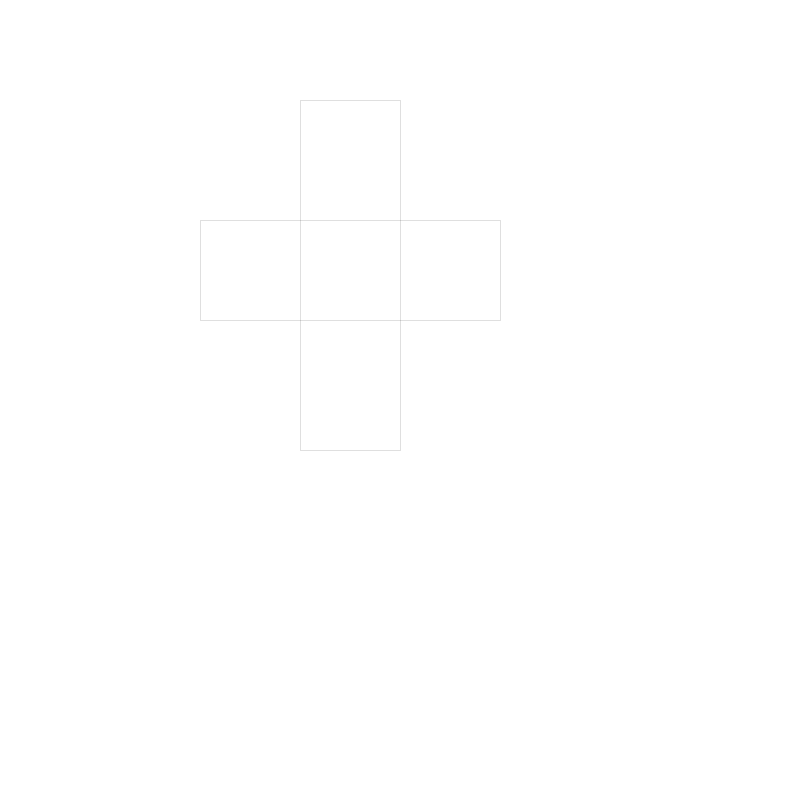
Frame 1 (no input)
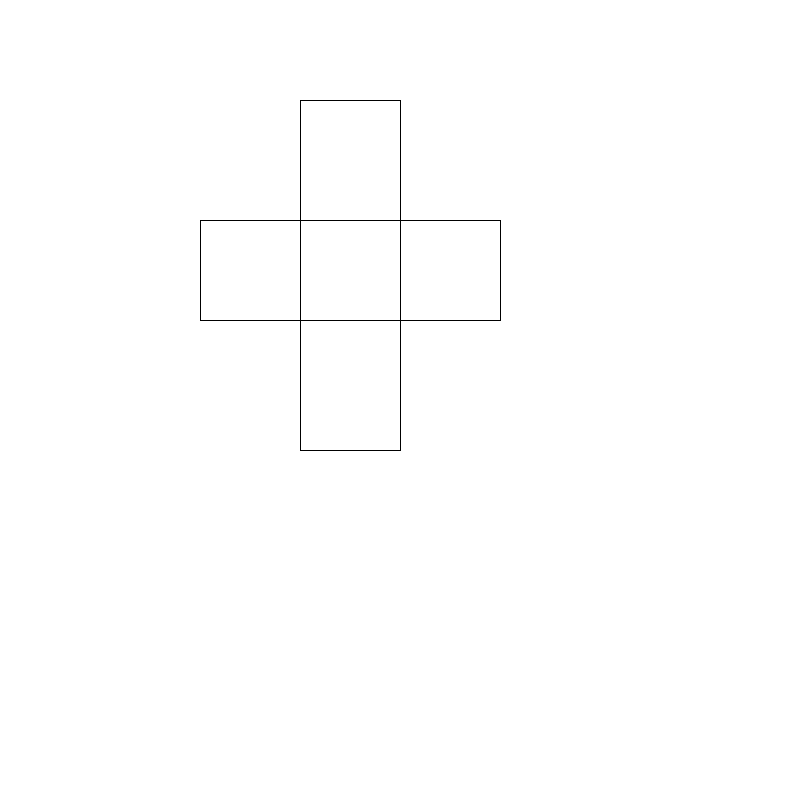
Frame 60 (the mouse pressed at the canvas centre just before this capture)
Frame 120 (the mouse held since frame 60 and released just before this capture): identical to frame 60, image omitted

The Processing sketch that drew these frames (run headless with seeded random() and noise(); from frame 60 on, the mouse is pressed at the canvas centre):

// Processing sketch: processing_56662
// ── processing_56662.pde

int h1;
int w1;
int x1;
int y1;
int sw;
int h;
int w;
int x;
int y;

void setup (){
  size (800, 800);
  background (255);
h1 = 350;
w1 = 100;
x1 = 300;
y1 = 100;

h = 300;
w = 100;
x = 200;
y = 220;
}
void draw (){
  stroke (0);
  strokeWeight (sw);
  line (x1+w1,y1,x1+w1,y1 +h1);   
  line (x1,y1+h1,x1+w1,y1+h1);
  line (x1, y1+h1,x1,y1);
  line (x1,y1, x1+w1, y1);

  line (x, y, x + h, y);
  line (x, y, x, y + w);
  line (x, y + w, x + h, y + w);
  line (x + h, y + w, x + h, y);
  
  
if (sw < 1) {
sw = sw +1;
}
 
}
